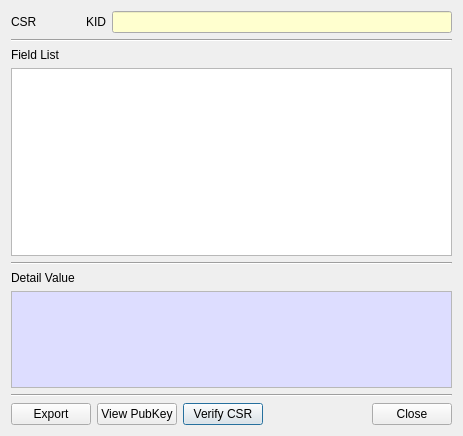
<?xml version="1.0" encoding="UTF-8"?>
<ui version="4.0">
 <class>CSRInfoDlg</class>
 <widget class="QDialog" name="CSRInfoDlg">
  <property name="geometry">
   <rect>
    <x>0</x>
    <y>0</y>
    <width>463</width>
    <height>436</height>
   </rect>
  </property>
  <property name="windowTitle">
   <string>CSR Information</string>
  </property>
  <layout class="QVBoxLayout" name="verticalLayout">
   <item>
    <layout class="QGridLayout" name="gridLayout_2">
     <property name="topMargin">
      <number>0</number>
     </property>
     <item row="0" column="3">
      <widget class="QLineEdit" name="mKIDText">
       <property name="minimumSize">
        <size>
         <width>340</width>
         <height>0</height>
        </size>
       </property>
       <property name="palette">
        <palette>
         <active>
          <colorrole role="Base">
           <brush brushstyle="SolidPattern">
            <color alpha="255">
             <red>255</red>
             <green>255</green>
             <blue>207</blue>
            </color>
           </brush>
          </colorrole>
         </active>
         <inactive>
          <colorrole role="Base">
           <brush brushstyle="SolidPattern">
            <color alpha="255">
             <red>255</red>
             <green>255</green>
             <blue>207</blue>
            </color>
           </brush>
          </colorrole>
         </inactive>
         <disabled/>
        </palette>
       </property>
       <property name="alignment">
        <set>Qt::AlignRight|Qt::AlignTrailing|Qt::AlignVCenter</set>
       </property>
       <property name="readOnly">
        <bool>true</bool>
       </property>
      </widget>
     </item>
     <item row="0" column="2">
      <widget class="QLabel" name="label_4">
       <property name="text">
        <string>KID</string>
       </property>
      </widget>
     </item>
     <item row="0" column="0">
      <widget class="QLabel" name="label_3">
       <property name="text">
        <string>CSR</string>
       </property>
      </widget>
     </item>
     <item row="0" column="1">
      <spacer name="horizontalSpacer_2">
       <property name="orientation">
        <enum>Qt::Horizontal</enum>
       </property>
       <property name="sizeHint" stdset="0">
        <size>
         <width>40</width>
         <height>20</height>
        </size>
       </property>
      </spacer>
     </item>
    </layout>
   </item>
   <item>
    <widget class="Line" name="line_3">
     <property name="orientation">
      <enum>Qt::Horizontal</enum>
     </property>
    </widget>
   </item>
   <item>
    <widget class="QLabel" name="label">
     <property name="text">
      <string>Field List</string>
     </property>
    </widget>
   </item>
   <item>
    <widget class="QTableWidget" name="mFieldTable">
     <property name="minimumSize">
      <size>
       <width>0</width>
       <height>160</height>
      </size>
     </property>
     <attribute name="horizontalHeaderHighlightSections">
      <bool>false</bool>
     </attribute>
    </widget>
   </item>
   <item>
    <widget class="Line" name="line_2">
     <property name="orientation">
      <enum>Qt::Horizontal</enum>
     </property>
    </widget>
   </item>
   <item>
    <widget class="QLabel" name="label_2">
     <property name="text">
      <string>Detail Value</string>
     </property>
    </widget>
   </item>
   <item>
    <widget class="QPlainTextEdit" name="mDetailText">
     <property name="minimumSize">
      <size>
       <width>400</width>
       <height>0</height>
      </size>
     </property>
     <property name="maximumSize">
      <size>
       <width>16777215</width>
       <height>100</height>
      </size>
     </property>
     <property name="palette">
      <palette>
       <active>
        <colorrole role="Base">
         <brush brushstyle="SolidPattern">
          <color alpha="255">
           <red>221</red>
           <green>221</green>
           <blue>255</blue>
          </color>
         </brush>
        </colorrole>
       </active>
       <inactive>
        <colorrole role="Base">
         <brush brushstyle="SolidPattern">
          <color alpha="255">
           <red>221</red>
           <green>221</green>
           <blue>255</blue>
          </color>
         </brush>
        </colorrole>
       </inactive>
       <disabled>
        <colorrole role="Base">
         <brush brushstyle="SolidPattern">
          <color alpha="255">
           <red>240</red>
           <green>240</green>
           <blue>240</blue>
          </color>
         </brush>
        </colorrole>
       </disabled>
      </palette>
     </property>
     <property name="readOnly">
      <bool>true</bool>
     </property>
    </widget>
   </item>
   <item>
    <widget class="Line" name="line">
     <property name="orientation">
      <enum>Qt::Horizontal</enum>
     </property>
    </widget>
   </item>
   <item>
    <layout class="QGridLayout" name="gridLayout">
     <property name="topMargin">
      <number>0</number>
     </property>
     <item row="0" column="3">
      <spacer name="horizontalSpacer">
       <property name="orientation">
        <enum>Qt::Horizontal</enum>
       </property>
       <property name="sizeHint" stdset="0">
        <size>
         <width>40</width>
         <height>20</height>
        </size>
       </property>
      </spacer>
     </item>
     <item row="0" column="2">
      <widget class="QPushButton" name="mVerifyCSRBtn">
       <property name="text">
        <string>Verify CSR</string>
       </property>
      </widget>
     </item>
     <item row="0" column="0">
      <widget class="QPushButton" name="mExportBtn">
       <property name="text">
        <string>Export</string>
       </property>
      </widget>
     </item>
     <item row="0" column="4">
      <widget class="QPushButton" name="mCloseBtn">
       <property name="text">
        <string>Close</string>
       </property>
      </widget>
     </item>
     <item row="0" column="1">
      <widget class="QPushButton" name="mViewPubKeyBtn">
       <property name="text">
        <string>View PubKey</string>
       </property>
      </widget>
     </item>
    </layout>
   </item>
  </layout>
 </widget>
 <tabstops>
  <tabstop>mKIDText</tabstop>
  <tabstop>mFieldTable</tabstop>
  <tabstop>mDetailText</tabstop>
  <tabstop>mExportBtn</tabstop>
  <tabstop>mViewPubKeyBtn</tabstop>
  <tabstop>mVerifyCSRBtn</tabstop>
  <tabstop>mCloseBtn</tabstop>
 </tabstops>
 <resources/>
 <connections/>
</ui>
